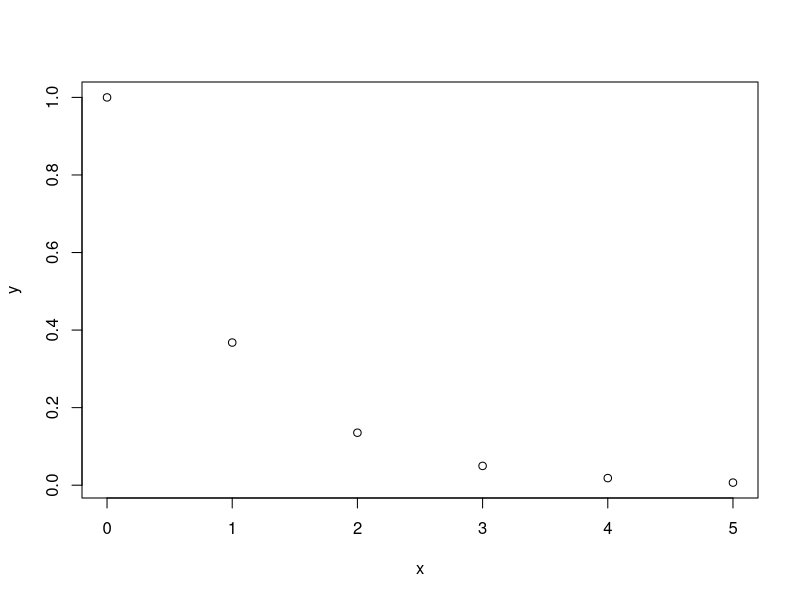
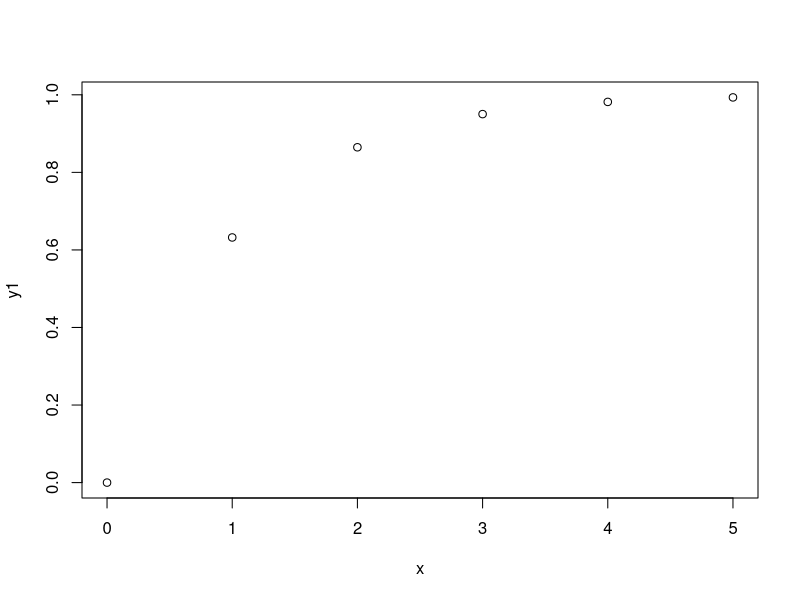
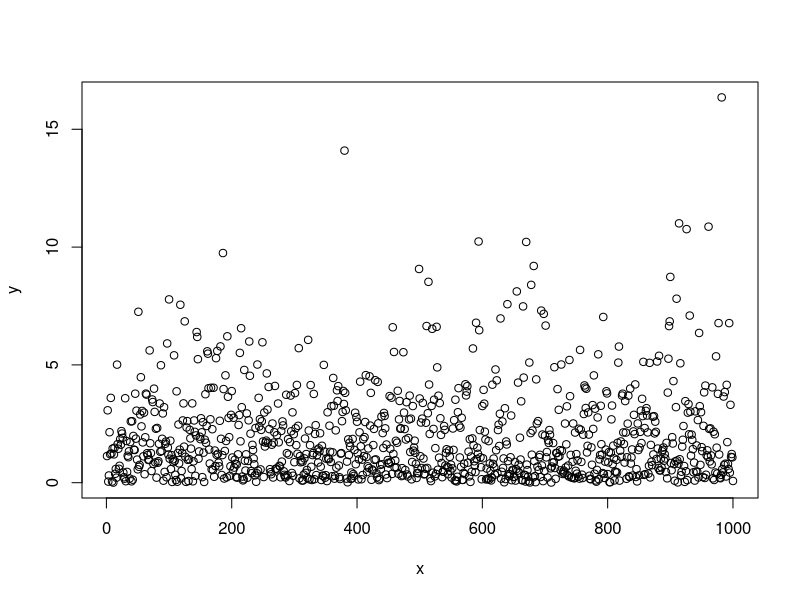

Write R code to recreate these figures, in order.
#Experiment 5
#Probability and Stats

#U(0,60) # 0 is the mean and 60 is the sd
1-punif(45, min  = 0, max = 60)

punif(30, min = 0, max = 60)- punif(20, min = 0, max = 60)

#Question 2
#The time (in hours) required to repair a machine is an exponential distributed random variable with lambda = 1/2

dexp(3, rate = 1/2)

#Question 2b
x<-c(0:5)
y<-dexp(x)

plot(x,y)

#c
pexp(3,rate = 1/2)

#d 
y1<-pexp(x)
plot(x,y1)

#e
?rexp
y<-rexp(1000, rate = 1/2)
x<-c(1:1000)
plot(x,y)

#Question 3
?pgamma
#Shape = apha and scale = beta
1-pgamma(1, shape = 2, scale = 1/3)
?qgamma
qgamma(0.7, shape = 2, scale = 1/3)
